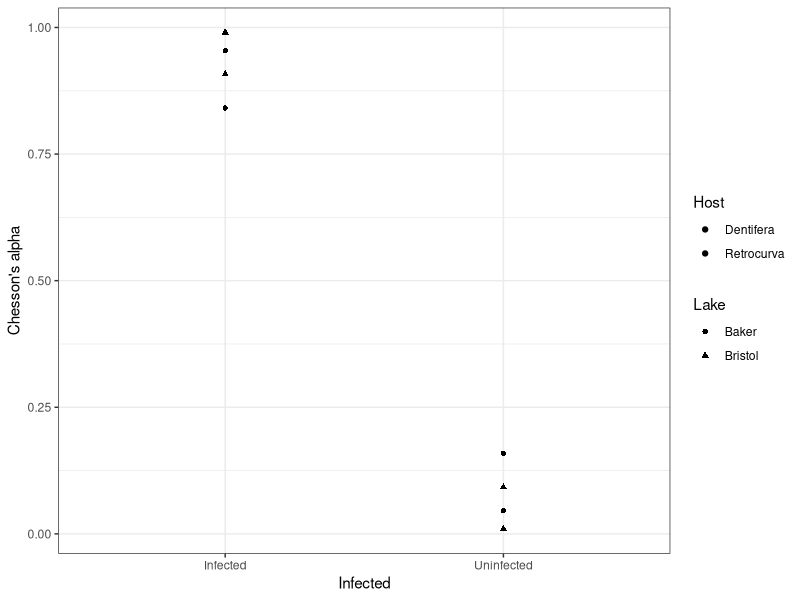
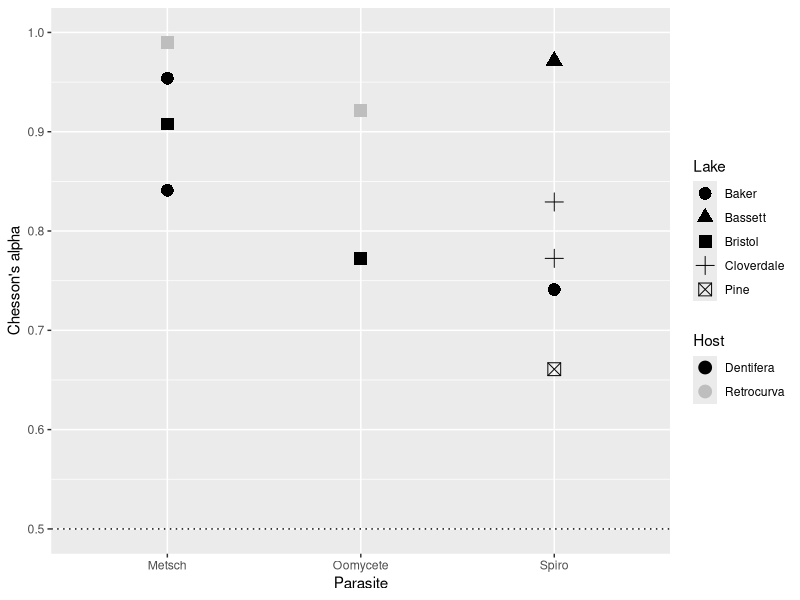

Recreate these plots in R, in order.
## ---- chunk 1
knitr::opts_chunk$set(echo = TRUE)
## ---- chunk 2
library(ggplot2)
library(dplyr)
library(cowplot)
library(stringr)
## ---- chunk 3
fish <- read.csv("FishSummary20022003_forR.csv", na.strings = "?")
head(fish)
colnames(fish)
str(fish)
## ---- chunk 4
metschplot <- fish %>%
  filter(Comparison ==c("Metsch")) %>%
  ggplot(aes(x=Infected,y=Alpha,fill=Host,shape=Lake)) +
  geom_point() +
  ylab("Chesson's alpha") +
  theme_bw()

metschplot
## ---- chunk 5
fullplot <- fish %>%
  filter(Infected ==c("Infected")) %>%
  ggplot(aes(x=Parasite,y=Alpha,colour=Host,shape=Lake)) +
  scale_colour_manual(values=c("black","gray")) +
  geom_point(size=4) +
  ylab("Chesson's alpha") +
  scale_y_continuous(limits=c(0.5,1.0)) +
  geom_hline(yintercept = 0.5, linetype="dotted") 

fullplot
